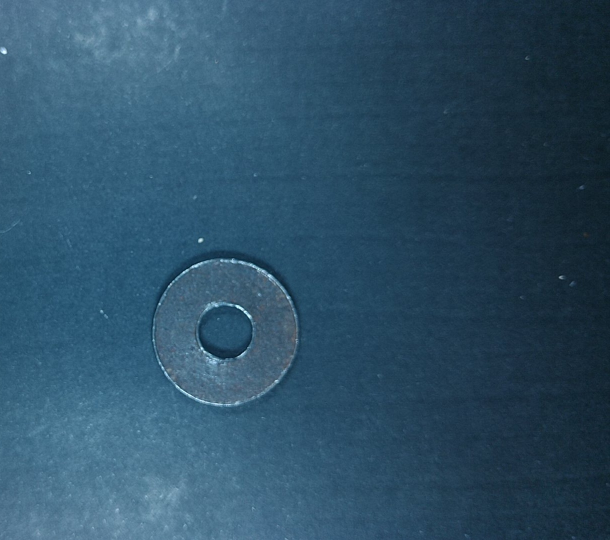
#> input picture Data Base/ZArandelas/photo0.jpg, 1220 x 1080 px, found by its file name (shown at 1/2 size)
$ python histograma6.py   (older library calls are emulated)
#> lines starting #> are read from the running program, lines starting #| are printed output that depends on the picture
#> further down, img is the input picture: shape (1080, 1220, 3); mean R, G, B 46, 80.2, 102.7
import numpy as np

from matplotlib import pyplot as plt
plt.rcParams['image.cmap'] = 'gray'

from skimage import io, color, img_as_float, img_as_ubyte, filters

import cv2

def img2gray(image, mode='sk'):
#> called with mode = 'sk'
    if (mode=='sk'):
        gray = color.rgb2gray(image)
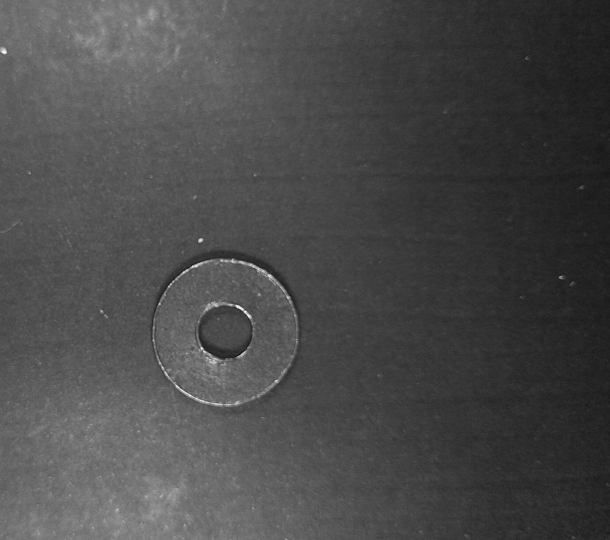
#> gray: shape (1080, 1220) float64 (shown at 1/2 size); min 0.0584, max 0.977, mean 0.292
    elif (mode=='cv'):
        gray = cv2.cvtColor(image, cv2.COLOR_BGR2GRAY)
    return gray

def normSize(image, size=(tuple((500, 400)))):
#> called with size = (500, 400)
    image = cv2.resize(image, size)
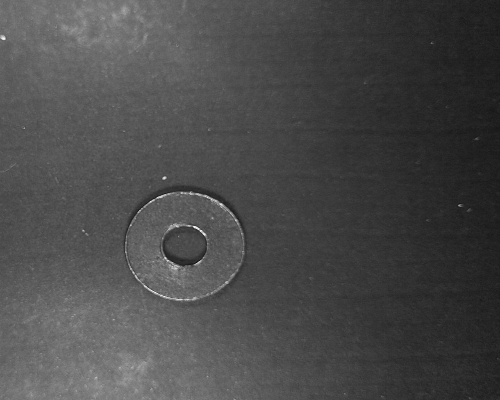
#> image: shape (400, 500) float64; min 0.0797, max 0.976, mean 0.292
    return image

def imgClean(image, sigma=1, mode='sk'):
#> called with sigma = 1, mode = 'sk'
    if (mode == 'sk'):
        clean = filters.gaussian(image, sigma)
    elif (mode == 'cv'):
        clean = cv2.GaussianBlur(img, (3, 3), 0)
    return clean

def imgEdge(image, mode='sk'):
#> called with mode = 'sk'
    if (mode == 'sk'):
        edge = filters.sobel(image)
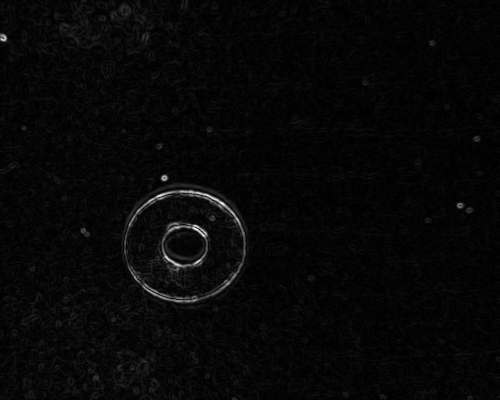
#> edge: shape (400, 500) float64; min 1.27e-05, max 0.256, mean 0.00768; drawn with min black and max white
    elif (mode == 'cv'):
        edge = cv2.Laplacian(image, cv2.CV_64F)
    return edge

img = io.imread('./Data Base/YTrain/ZArandelas/photo0.jpg')
#img = io.imread('./ejemplos/tornillo_prueba.jpg')

tornillo = img2gray(img)
tornillo = normSize(tornillo)

bg = imgClean(tornillo)
bc = imgEdge(bg)

fig, (ax2, ax1, ax0) = plt.subplots(1, 3, figsize=(16, 5))
ax0.imshow(bc)
ax0.hlines(bc.shape[0]//2, 0, bc.shape[1], color='C3')
ax0.set_title('Filtrado')
ax1.plot(bc[bc.shape[0]//2, :], color='C3')
ax1.set_title('Linea central')

ax2.hist(bc.ravel(), bins=32, range=[0, 256], color='C3')
ax2.set_xlim(0, 256);
ax2.set_title('Histograma')
plt.show()
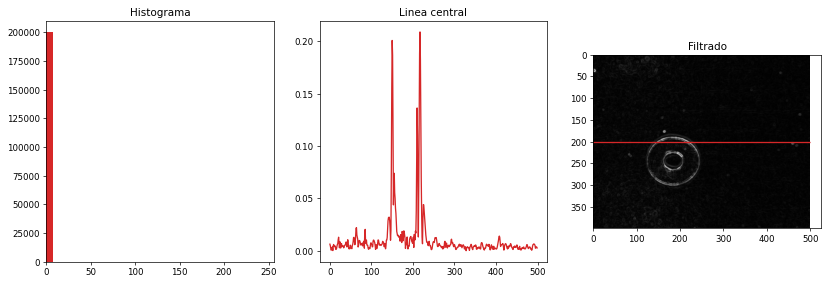
#> figure drawn by matplotlib, 3 panels; panel 1: tallest bar 200000 high, from x = 0 to 8; panel 2: curve peaks at x = 217, y = 0.209
